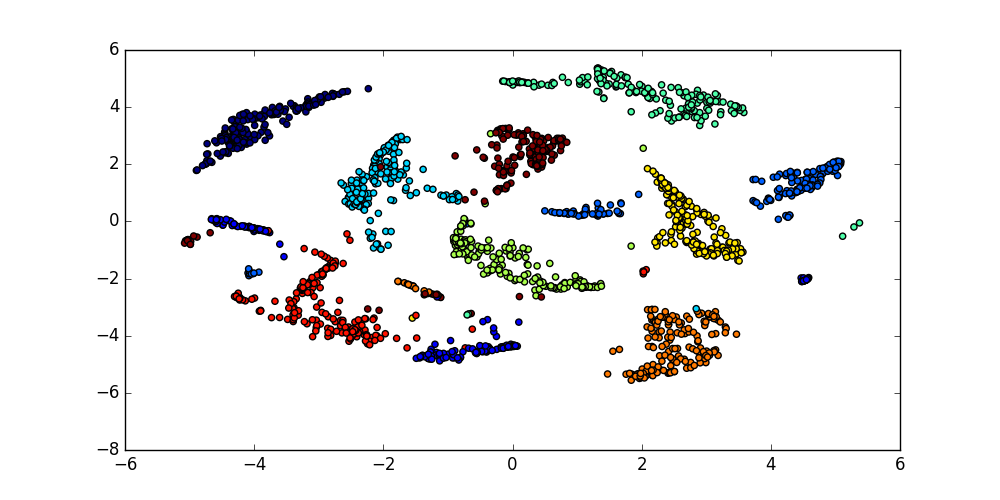

This figure's Python source:
from matplotlib import pyplot as plt
from sklearn import datasets
from sklearn.manifold import TSNE

#Downloading The digits dataset
digits = datasets.load_digits()
# optional print statements
print len(digits['images'])#, digits['target']
# print digits['images'][0].shape

# flattening the 2D Array to 1D Array
flatten = []
for eachDigit in digits['images']:
    temp = []
    for eachrow in eachDigit:
        temp.extend(eachrow)
    flatten.append(temp)

# plotting with t-nse
X_tsne = TSNE(learning_rate=100).fit_transform(flatten)
plt.figure(figsize=(10, 5))
plt.scatter(X_tsne[:, 0], X_tsne[:, 1], c=digits['target'])

plt.show()
